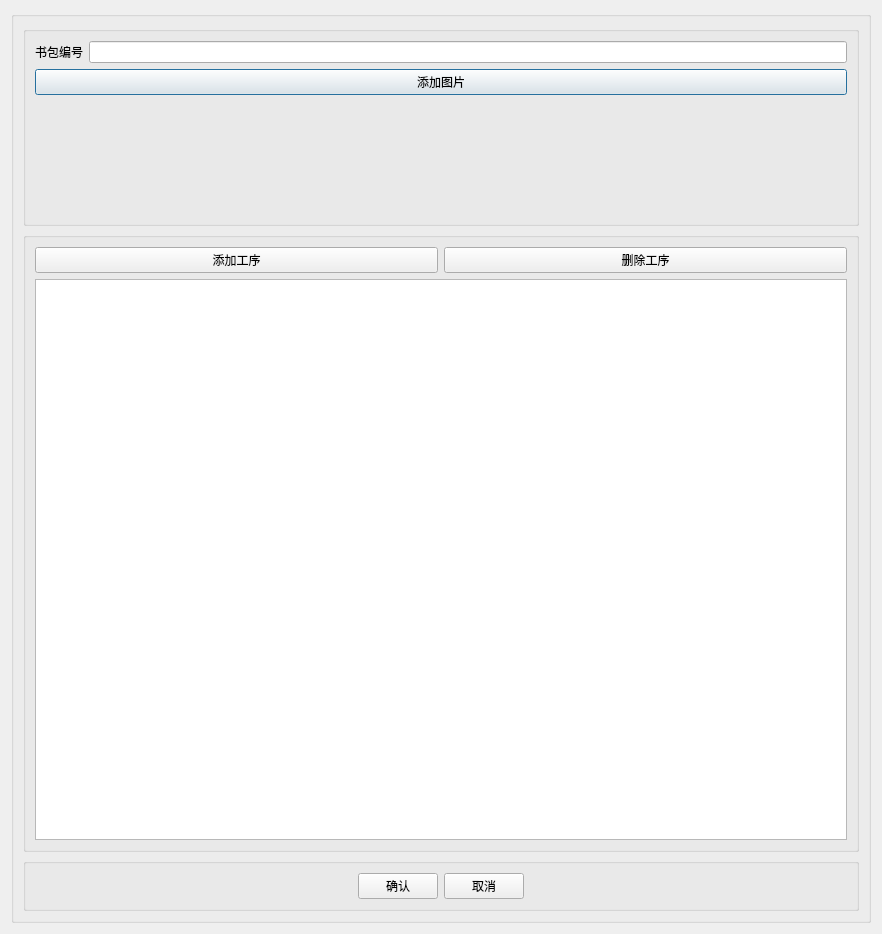
<?xml version="1.0" encoding="UTF-8"?>
<ui version="4.0">
 <class>BagDialog</class>
 <widget class="QDialog" name="BagDialog">
  <property name="geometry">
   <rect>
    <x>0</x>
    <y>0</y>
    <width>882</width>
    <height>934</height>
   </rect>
  </property>
  <property name="windowTitle">
   <string>bag</string>
  </property>
  <layout class="QGridLayout" name="gridLayout_2">
   <item row="0" column="0">
    <widget class="QGroupBox" name="groupBox">
     <property name="title">
      <string/>
     </property>
     <layout class="QGridLayout" name="gridLayout_4">
      <item row="0" column="0">
       <widget class="QGroupBox" name="groupBox_2">
        <property name="minimumSize">
         <size>
          <width>0</width>
          <height>200</height>
         </size>
        </property>
        <property name="maximumSize">
         <size>
          <width>16777215</width>
          <height>200</height>
         </size>
        </property>
        <property name="title">
         <string/>
        </property>
        <layout class="QGridLayout" name="gridLayout">
         <item row="0" column="1">
          <widget class="QLineEdit" name="BagNameLine"/>
         </item>
         <item row="2" column="0" colspan="2">
          <widget class="QLabel" name="BagImage">
           <property name="text">
            <string/>
           </property>
          </widget>
         </item>
         <item row="0" column="0">
          <widget class="QLabel" name="label">
           <property name="text">
            <string>书包编号</string>
           </property>
          </widget>
         </item>
         <item row="1" column="0" colspan="2">
          <widget class="QPushButton" name="pbtBagAddImage">
           <property name="text">
            <string>添加图片</string>
           </property>
          </widget>
         </item>
        </layout>
       </widget>
      </item>
      <item row="2" column="0">
       <widget class="QGroupBox" name="groupBox_3">
        <property name="maximumSize">
         <size>
          <width>16777215</width>
          <height>100</height>
         </size>
        </property>
        <property name="title">
         <string/>
        </property>
        <layout class="QGridLayout" name="gridLayout_3">
         <item row="0" column="1">
          <widget class="QPushButton" name="pbtBagConfirm">
           <property name="text">
            <string>确认</string>
           </property>
          </widget>
         </item>
         <item row="0" column="0">
          <spacer name="horizontalSpacer">
           <property name="orientation">
            <enum>Qt::Horizontal</enum>
           </property>
           <property name="sizeHint" stdset="0">
            <size>
             <width>272</width>
             <height>20</height>
            </size>
           </property>
          </spacer>
         </item>
         <item row="0" column="2">
          <widget class="QPushButton" name="pbtBagCannel">
           <property name="text">
            <string>取消</string>
           </property>
          </widget>
         </item>
         <item row="0" column="3">
          <spacer name="horizontalSpacer_2">
           <property name="orientation">
            <enum>Qt::Horizontal</enum>
           </property>
           <property name="sizeHint" stdset="0">
            <size>
             <width>40</width>
             <height>20</height>
            </size>
           </property>
          </spacer>
         </item>
        </layout>
       </widget>
      </item>
      <item row="1" column="0">
       <widget class="QGroupBox" name="groupBox_4">
        <property name="title">
         <string/>
        </property>
        <layout class="QGridLayout" name="gridLayout_5">
         <item row="0" column="0">
          <widget class="QPushButton" name="pbtAddProcess">
           <property name="text">
            <string>添加工序</string>
           </property>
          </widget>
         </item>
         <item row="0" column="1">
          <widget class="QPushButton" name="pbtDelProcess">
           <property name="text">
            <string>删除工序</string>
           </property>
          </widget>
         </item>
         <item row="1" column="0" colspan="2">
          <widget class="QTableView" name="tableView"/>
         </item>
        </layout>
       </widget>
      </item>
     </layout>
    </widget>
   </item>
  </layout>
 </widget>
 <resources/>
 <connections>
  <connection>
   <sender>pbtBagConfirm</sender>
   <signal>clicked()</signal>
   <receiver>BagDialog</receiver>
   <slot>accept()</slot>
   <hints>
    <hint type="sourcelabel">
     <x>380</x>
     <y>875</y>
    </hint>
    <hint type="destinationlabel">
     <x>440</x>
     <y>466</y>
    </hint>
   </hints>
  </connection>
  <connection>
   <sender>pbtBagCannel</sender>
   <signal>clicked()</signal>
   <receiver>BagDialog</receiver>
   <slot>reject()</slot>
   <hints>
    <hint type="sourcelabel">
     <x>501</x>
     <y>875</y>
    </hint>
    <hint type="destinationlabel">
     <x>440</x>
     <y>466</y>
    </hint>
   </hints>
  </connection>
 </connections>
</ui>
